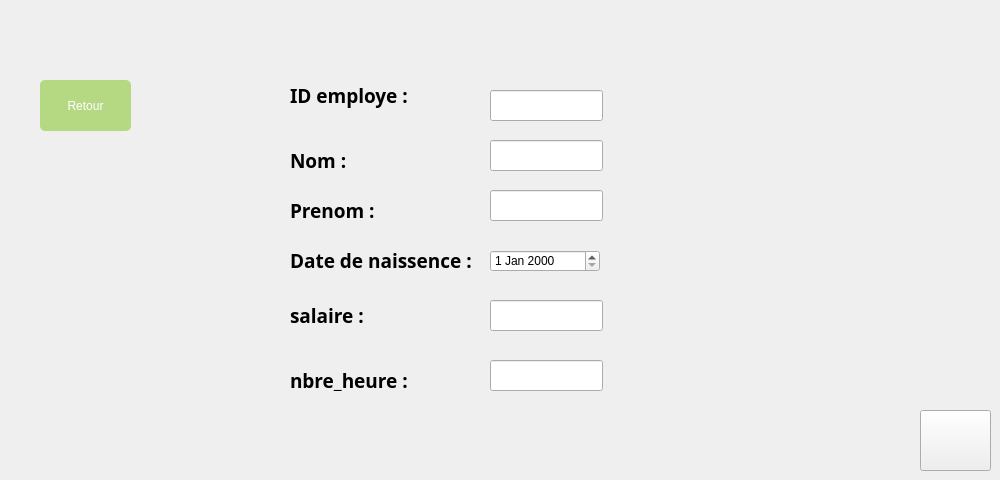
   <widget class="QWidget" name="ajouteremp">
    <widget class="QPushButton" name="pushButton_19">
     <property name="geometry">
      <rect>
       <x>920</x>
       <y>410</y>
       <width>71</width>
       <height>61</height>
      </rect>
     </property>
     <property name="styleSheet">
      <string notr="true">background-image: url(:/res/img/check-mark.png);</string>
     </property>
     <property name="text">
      <string/>
     </property>
    </widget>
    <widget class="QLineEdit" name="lineEdit3">
     <property name="geometry">
      <rect>
       <x>490</x>
       <y>190</y>
       <width>113</width>
       <height>31</height>
      </rect>
     </property>
     <property name="font">
      <font>
       <pointsize>16</pointsize>
      </font>
     </property>
    </widget>
    <widget class="QLineEdit" name="lineEdit5">
     <property name="geometry">
      <rect>
       <x>490</x>
       <y>360</y>
       <width>113</width>
       <height>31</height>
      </rect>
     </property>
     <property name="font">
      <font>
       <pointsize>16</pointsize>
      </font>
     </property>
    </widget>
    <widget class="QLabel" name="label_7">
     <property name="geometry">
      <rect>
       <x>290</x>
       <y>300</y>
       <width>81</width>
       <height>31</height>
      </rect>
     </property>
     <property name="font">
      <font>
       <family>Rockwell Condensed</family>
       <pointsize>14</pointsize>
       <weight>75</weight>
       <bold>true</bold>
      </font>
     </property>
     <property name="text">
      <string>salaire :</string>
     </property>
    </widget>
    <widget class="QLineEdit" name="lineEditid1">
     <property name="geometry">
      <rect>
       <x>490</x>
       <y>90</y>
       <width>113</width>
       <height>31</height>
      </rect>
     </property>
     <property name="font">
      <font>
       <pointsize>16</pointsize>
      </font>
     </property>
     <property name="inputMask">
      <string/>
     </property>
     <property name="text">
      <string/>
     </property>
     <property name="frame">
      <bool>true</bool>
     </property>
     <property name="echoMode">
      <enum>QLineEdit::Normal</enum>
     </property>
     <property name="dragEnabled">
      <bool>false</bool>
     </property>
     <property name="placeholderText">
      <string/>
     </property>
     <property name="clearButtonEnabled">
      <bool>false</bool>
     </property>
    </widget>
    <widget class="QDateEdit" name="dateEdit">
     <property name="geometry">
      <rect>
       <x>490</x>
       <y>250</y>
       <width>110</width>
       <height>22</height>
      </rect>
     </property>
    </widget>
    <widget class="QLineEdit" name="lineEdit4">
     <property name="geometry">
      <rect>
       <x>490</x>
       <y>300</y>
       <width>113</width>
       <height>31</height>
      </rect>
     </property>
     <property name="font">
      <font>
       <pointsize>16</pointsize>
      </font>
     </property>
    </widget>
    <widget class="QLineEdit" name="lineEditid2">
     <property name="geometry">
      <rect>
       <x>490</x>
       <y>140</y>
       <width>113</width>
       <height>31</height>
      </rect>
     </property>
     <property name="font">
      <font>
       <pointsize>16</pointsize>
      </font>
     </property>
    </widget>
    <widget class="QLabel" name="label_4">
     <property name="geometry">
      <rect>
       <x>290</x>
       <y>150</y>
       <width>71</width>
       <height>21</height>
      </rect>
     </property>
     <property name="font">
      <font>
       <family>Rockwell Condensed</family>
       <pointsize>14</pointsize>
       <weight>75</weight>
       <bold>true</bold>
      </font>
     </property>
     <property name="text">
      <string>Nom :</string>
     </property>
    </widget>
    <widget class="QLabel" name="label_6">
     <property name="geometry">
      <rect>
       <x>290</x>
       <y>250</y>
       <width>191</width>
       <height>21</height>
      </rect>
     </property>
     <property name="font">
      <font>
       <family>Rockwell Condensed</family>
       <pointsize>14</pointsize>
       <weight>75</weight>
       <bold>true</bold>
      </font>
     </property>
     <property name="text">
      <string>Date de naissence :</string>
     </property>
    </widget>
    <widget class="QLabel" name="label_5">
     <property name="geometry">
      <rect>
       <x>290</x>
       <y>200</y>
       <width>91</width>
       <height>21</height>
      </rect>
     </property>
     <property name="font">
      <font>
       <family>Rockwell Condensed</family>
       <pointsize>14</pointsize>
       <weight>75</weight>
       <bold>true</bold>
      </font>
     </property>
     <property name="text">
      <string>Prenom :</string>
     </property>
    </widget>
    <widget class="QLabel" name="label_8">
     <property name="geometry">
      <rect>
       <x>290</x>
       <y>370</y>
       <width>131</width>
       <height>21</height>
      </rect>
     </property>
     <property name="font">
      <font>
       <family>Rockwell Condensed</family>
       <pointsize>14</pointsize>
       <weight>75</weight>
       <bold>true</bold>
      </font>
     </property>
     <property name="text">
      <string>nbre_heure :</string>
     </property>
    </widget>
    <widget class="QLabel" name="label_3">
     <property name="geometry">
      <rect>
       <x>290</x>
       <y>80</y>
       <width>121</width>
       <height>31</height>
      </rect>
     </property>
     <property name="font">
      <font>
       <family>Rockwell Condensed</family>
       <pointsize>14</pointsize>
       <weight>75</weight>
       <bold>true</bold>
      </font>
     </property>
     <property name="text">
      <string>ID employe :</string>
     </property>
    </widget>
    <widget class="QPushButton" name="pushButton_20">
     <property name="geometry">
      <rect>
       <x>40</x>
       <y>80</y>
       <width>91</width>
       <height>51</height>
      </rect>
     </property>
     <property name="styleSheet">
      <string notr="true">
QPushButton {
	
padding: 1px;
border-style: solid;
border: 2px solid gray;
border-radius: 8px;
background-color: rgb(181, 216, 131);
border:2px solid #000;
}
QPushButton {

     color: #fff !important;
text-transform: uppercase;
text-decoration: none;
background: #b5d883;
padding: 20px;
border-radius: 5px;
display: inline-block;
border: none;
transition: all 0.4s ease 0s;
 }
 QPushButton:hover {
background-image: url(:/image/Nouveau dossier/check-mark.png);
     background: #f68623;
letter-spacing: 1px;
-webkit-box-shadow: 0px 5px 40px -10px rgba(0,0,0,0.55);
-moz-box-shadow: 0px 5px 40px -10px rgba(0,0,0,0.55);
box-shadow: 5px 40px -10px rgba(0,0,0,0.55);
transition: all 0.4s ease 0s;
 }</string>
     </property>
     <property name="text">
      <string>Retour</string>
     </property>
    </widget>
   </widget>
